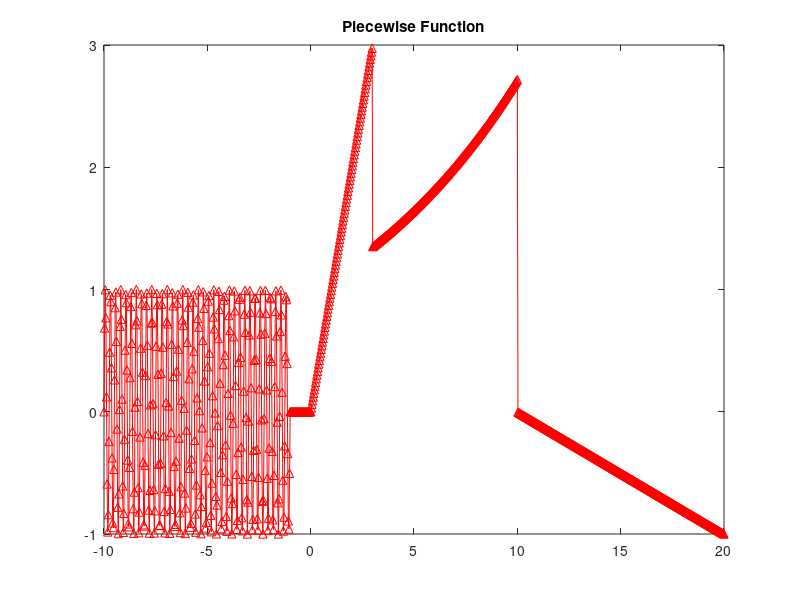
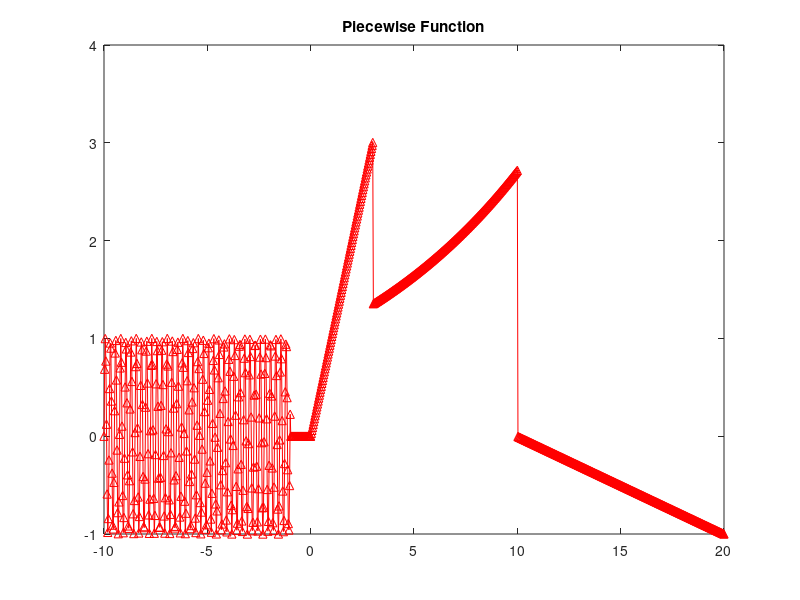
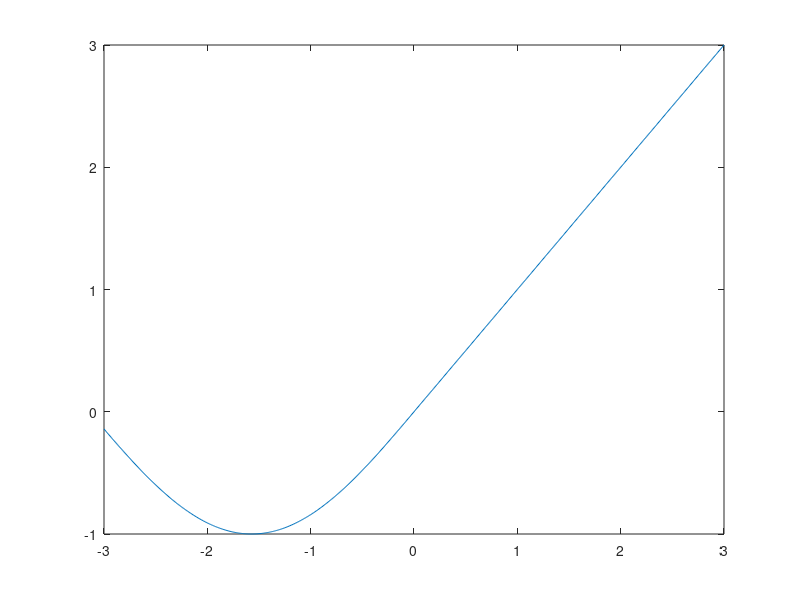
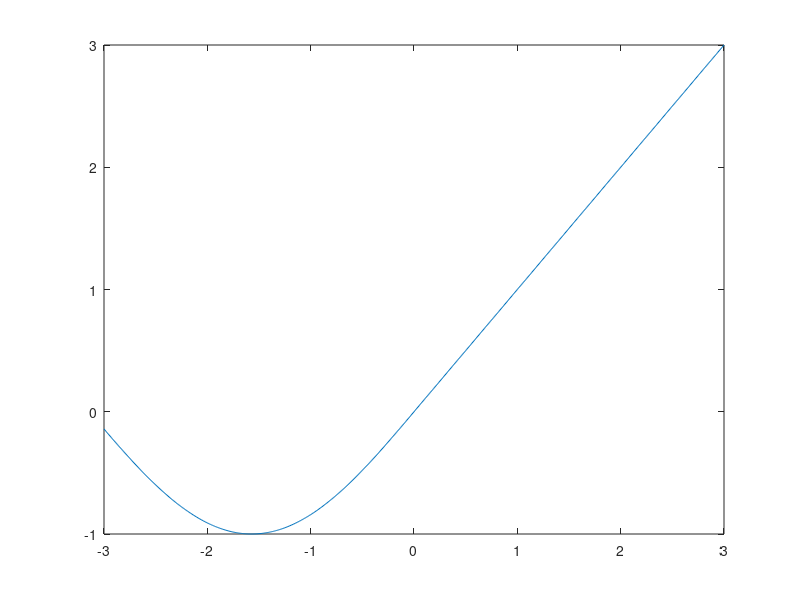

Here is the MATLAB script that generated these plots, in order:
%% Piecewise Function

x = linspace(-10,20,1000);
y = zeros(size(x));

for i = 1: length(x)

    % piece 1
    if x(i)<-1
        y(i) = sin(2*pi*x(i)*4);
    % piece 2
    elseif x(i)> -1 && x(i)<= 0
        y(i) = 0;

    % piece 3
    elseif x(i)> 0 && x(i)<= 3
        y(i) = x(i);

    % piece 4
    elseif x(i)> 3 && x(i)<= 10
        y(i) = exp(x(i)./10);
        
    % piece 5
    elseif x(i)> 10
        y(i) = 1 - x(i) ./10;
    end
end

figure(1),clf
plot(x,y,'r-^')
title('Piecewise Function')

%% dsearchn

t = [1 3 4 5 6 7];

find(t ==4)
find(t == 4.01) % nope

idx = dsearchn(t',4.01);
t(idx)


%% better way to built a piecewise function

% find idx of breakpoints
xidx = dsearchn(x',[-1 0 3 10]');

% piece 1
y(1:xidx(1)) = sin(2*pi*4*x(1:xidx(1)));

% piece 2
y(xidx(1)+1:xidx(2)) = 0;
% piece 3
y(xidx(2)+1:xidx(3)) = x(xidx(2)+1:xidx(3));
% piece 4
y(xidx(3)+1:xidx(4)) = exp(x(xidx(3)+1:xidx(4))/10);
% piece 5
y(xidx(4)+1:end) = 1 - x(xidx(4)+1:end)./10;

figure(2),clf
plot(x,y,'r-^')
title('Piecewise Function')


%% Another example

t = -3:.01:3;

tidx = [1 dsearchn(t',0) length(t)];

f(tidx(1):tidx(2)) = sin( t(tidx(1):tidx(2)) );

f( tidx(2)+1:tidx(3) ) = t( tidx(2)+1:tidx(3) );

figure(3),clf
plot(t,f)

% shortcut

f2 = (t<=0).* sin(t) + (t>0) .* t;

figure(4),clf
plot(t,f2)



















